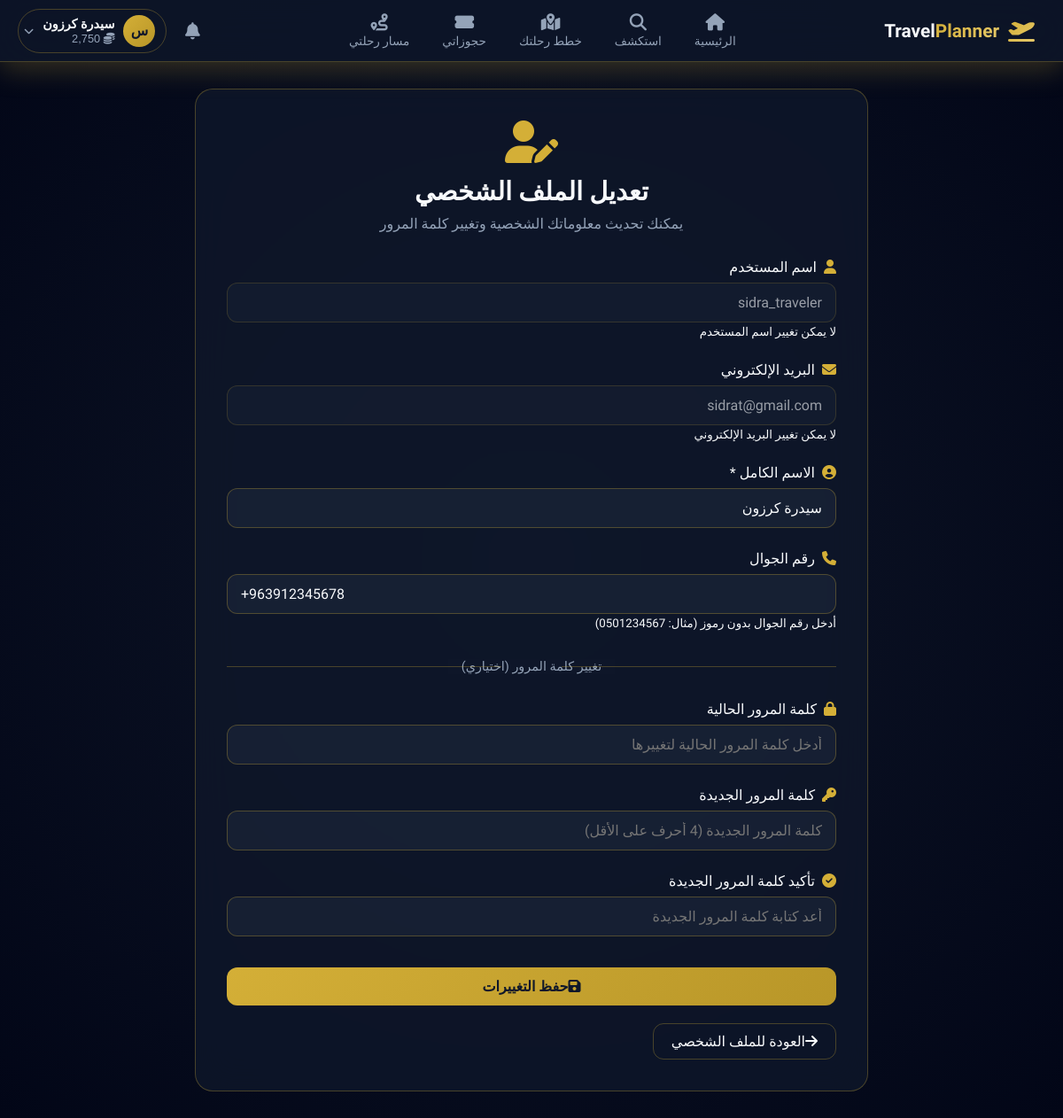
/edit-profile.php (signed in), run on the app's committed database.
### tables this page shows
CREATE TABLE `travelers` (
  `id` int(11) NOT NULL,
  `user_id` int(11) DEFAULT NULL,
  `full_name` varchar(100) DEFAULT NULL,
  `phone` varchar(20) DEFAULT NULL,
  `loyalty_points` int(11) DEFAULT 0
);

CREATE TABLE `users` (
  `id` int(11) NOT NULL,
  `username` varchar(50) NOT NULL,
  `email` varchar(100) NOT NULL,
  `phone` varchar(20) DEFAULT NULL,
  `password` varchar(255) NOT NULL,
  `role` enum('admin','provider','traveler') NOT NULL,
  `status` enum('active','blocked') DEFAULT 'active',
  `created_at` timestamp NOT NULL DEFAULT current_timestamp()
);

### edit-profile.php (the view, shortened to what this page needs)
<?php
include '../config/db.php';
?>
<!DOCTYPE html>
<html lang="ar" dir="rtl">
<head>
    <link rel="stylesheet" href="https://cdnjs.cloudflare.com/ajax/libs/font-awesome/6.4.0/css/all.min.css">
    <link href="https://unpkg.com/aos@2.3.1/dist/aos.css" rel="stylesheet">
</head>
<body>
    <div class="bg-animation"></div>
    <?php include 'navbar.php'; ?>
    <main class="main-content">
        <div class="edit-card" data-aos="fade-up">
            <div class="edit-header">
                <i class="fas fa-user-edit"></i>
                <h2>تعديل الملف الشخصي</h2>
                <p>يمكنك تحديث معلوماتك الشخصية وتغيير كلمة المرور</p>
            </div>
            <form method="POST" action="">
                <div class="form-group">
                    <label><i class="fas fa-user"></i>اسم المستخدم</label>
                    <input type="text" class="form-control" value="<?php echo htmlspecialchars($traveler['username'] ?? 'غير محدد'); ?>" disabled>
                    <small class="text-muted">لا يمكن تغيير اسم المستخدم</small>
                </div>
                <div class="form-group">
                    <label><i class="fas fa-envelope"></i>البريد الإلكتروني</label>
                    <input type="email" class="form-control" value="<?php echo htmlspecialchars($traveler['email'] ?? 'غير محدد'); ?>" disabled>
                    <small class="text-muted">لا يمكن تغيير البريد الإلكتروني</small>
                </div>
                <div class="form-group">
                    <label><i class="fas fa-user-circle"></i>الاسم الكامل *</label>
                    <input type="text" name="full_name" class="form-control"
                        value="<?php echo htmlspecialchars($traveler['full_name'] ?? ''); ?>"
                        required>
                </div>
                <div class="form-group">
                    <label><i class="fas fa-phone"></i>رقم الجوال</label>
                    <input type="tel" name="phone" class="form-control"
                        value="<?php echo htmlspecialchars($traveler['phone'] ?? ''); ?>"
                        placeholder="05xxxxxxxx">
                    <small class="text-muted">أدخل رقم الجوال بدون رموز (مثال: 0501234567)</small>
                </div>
                <div class="divider">
                    <span>تغيير كلمة المرور (اختياري)</span>
                </div>
                <div class="form-group">
                    <label><i class="fas fa-lock"></i>كلمة المرور الحالية</label>
                    <input type="password" name="current_password" class="form-control"
                        placeholder="أدخل كلمة المرور الحالية لتغييرها">
                </div>
                <div class="form-group">
                    <label><i class="fas fa-key"></i>كلمة المرور الجديدة</label>
                    <input type="password" name="new_password" class="form-control"
                        placeholder="كلمة المرور الجديدة (4 أحرف على الأقل)">
                </div>
                <div class="form-group">
                    <label><i class="fas fa-check-circle"></i>تأكيد كلمة المرور الجديدة</label>
                    <input type="password" name="confirm_password" class="form-control"
                        placeholder="أعد كتابة كلمة المرور الجديدة">
                </div>
                <button type="submit" class="btn-save">
                    <i class="fas fa-save me-2"></i>حفظ التغييرات
                </button>
                <a href="profile.php" class="btn-back">
                    <i class="fas fa-arrow-right me-2"></i>العودة للملف الشخصي
                </a>
            </form>
        </div>
    </main>
</body>
</html>

### navbar.php (shortened to what this page needs)
<?php
$current_page = basename($_SERVER['PHP_SELF']);
$traveler = null;
if (isset($_SESSION['user_id']) && isset($conn)) {
    $uid = $_SESSION['user_id'];
    $traveler = mysqli_fetch_assoc(mysqli_query(
        $conn,
        "SELECT t.*, u.username, u.email
         FROM travelers t
         JOIN users u ON t.user_id = u.id
         WHERE t.user_id = $uid"
    ));
}
?>
<nav class="luxury-navbar">
    <div class="navbar-container">
        <div class="navbar-brand">
            <a href="index.php" class="brand-link">
                <i class="fas fa-plane-departure brand-icon"></i>
                <span class="brand-text">
                    Travel<span class="brand-highlight">Planner</span>
                </span>
            </a>
        </div>
        <div class="navbar-links" id="navbarLinks">
            <a href="index.php" class="nav-link <?php echo $current_page === 'index.php' ? 'active' : ''; ?>">
                <i class="fas fa-home"></i>
                <span>الرئيسية</span>
            </a>
            <a href="search.php" class="nav-link <?php echo $current_page === 'search.php' ? 'active' : ''; ?>">
                <i class="fas fa-search"></i>
                <span>استكشف</span>
            </a>
            <a href="plan_trip.php" class="nav-link <?php echo $current_page === 'plan_trip.php' ? 'active' : ''; ?>">
                <i class="fas fa-map-marked-alt"></i>
                <span>خطط رحلتك</span>
            </a>
            <a href="my_bookings.php" class="nav-link <?php echo $current_page === 'my_bookings.php' ? 'active' : ''; ?>">
                <i class="fas fa-ticket-alt"></i>
                <span>حجوزاتي</span>
            </a>
            <a href="my_itinerary.php" class="nav-link <?php echo $current_page === 'my_itinerary.php' ? 'active' : ''; ?>">
                <i class="fas fa-route"></i>
                <span>مسار رحلتي</span>
            </a>
        </div>
        <div class="navbar-actions">
            <div class="nav-dropdown notification-dropdown">
                <button class="nav-icon-btn" id="notificationBtn" aria-label="الإشعارات">
                    <i class="fas fa-bell"></i>
                </button>
            </div>
            <div class="nav-dropdown user-dropdown">
                <button class="user-btn" id="userBtn">
                    <div class="user-avatar">
                        <?php echo mb_substr($traveler['full_name'] ?? 'م', 0, 1); ?>
                    </div>
                    <div class="user-info d-none d-lg-block">
                        <span class="user-name"><?php echo htmlspecialchars($traveler['full_name'] ?? 'مسافر'); ?></span>
                        <span class="user-points">
                            <i class="fas fa-coins text-warning"></i>
                            <?php echo number_format($traveler['loyalty_points'] ?? 0); ?>
                        </span>
                    </div>
                    <i class="fas fa-chevron-down toggle-icon"></i>
                </button>
            </div>
        </div>
    </div>
</nav>

### edit-profile.php (style rules this page uses)
:root { --gold-primary: #d4af37; --gold-light: #e6c96a; --gold-dark: #b89628; --blue-dark: #0f172a; --blue-darker: #020617; --text-primary: #f8fafc; --text-secondary: #94a3b8; --glass-bg: rgba(15, 23, 42, 0.85); --glass-border: rgba(212, 175, 55, 0.3); --success: #10b981; --danger: #ef4444; }
* { margin: 0; padding: 0; box-sizing: border-box; }
body { font-family: 'Tajawal', sans-serif; background: var(--blue-darker); color: var(--text-primary); min-height: 100vh; }
.bg-animation { position: fixed; top: 0; left: 0; width: 100%; height: 100%; z-index: -1; background: radial-gradient(ellipse at 50% 50%, rgba(15, 23, 42, 0.95) 0%, var(--blue-darker) 100%); }
.main-content { margin-top: 70px; padding: 30px 20px; max-width: 800px; margin: 70px auto 0; }
.edit-card { background: var(--glass-bg); backdrop-filter: blur(20px); border: 1px solid var(--glass-border); border-radius: 20px; padding: 35px; }
.edit-header { text-align: center; margin-bottom: 30px; }
.edit-header i { font-size: 3rem; color: var(--gold-primary); margin-bottom: 15px; }
.edit-header h2 { font-size: 1.8rem; margin-bottom: 10px; }
.edit-header p { color: var(--text-secondary); }
.form-group { margin-bottom: 25px; }
.form-group label { display: block; margin-bottom: 8px; font-weight: 500; color: var(--text-primary); }
.form-group label i { margin-left: 8px; color: var(--gold-primary); }
.form-control { width: 100%; padding: 12px 15px; background: rgba(30, 41, 59, 0.6); border: 1px solid var(--glass-border); border-radius: 12px; color: var(--text-primary); font-family: 'Tajawal', sans-serif; font-size: 1rem; transition: all 0.3s; }
.form-control:disabled { opacity: 0.6; cursor: not-allowed; }
.btn-save { width: 100%; padding: 12px; background: linear-gradient(135deg, var(--gold-primary), var(--gold-dark)); color: var(--blue-dark); border: none; border-radius: 12px; font-family: 'Tajawal', sans-serif; font-weight: 700; font-size: 1rem; cursor: pointer; transition: all 0.3s; margin-top: 10px; }
.btn-back { display: inline-block; margin-top: 20px; padding: 10px 20px; background: transparent; border: 1px solid var(--glass-border); border-radius: 12px; color: var(--text-primary); text-decoration: none; transition: all 0.3s; text-align: center; }
.divider { margin: 30px 0; text-align: center; position: relative; }
.divider::before, .divider::after { content: ''; position: absolute; top: 50%; width: 45%; height: 1px; background: var(--glass-border); }
.divider::before { left: 0; }
.divider::after { right: 0; }
.divider span { background: var(--glass-bg); padding: 0 15px; color: var(--text-secondary); font-size: 0.9rem; }

### data on the page
travelers: full_name "س", full_name "سيدرة كرزون", loyalty_points "2,750", user.username "sidra_traveler", user.email "sidrat@gmail.com", phone "+963912345678"
